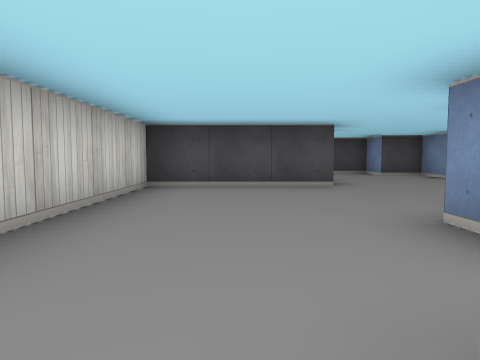
[1] (above)

17 first-person views from a walk through a cub3D ray-caster map. The camera is about half as high as the walls, tilts 4° down and sees 70° across. The floor is counted in squares. Each view is taken from the middle of a square. On the plan, view 1 faces up. The plan holds only what a view shows up to about 9 squares ahead; the rest is blank.

[2]
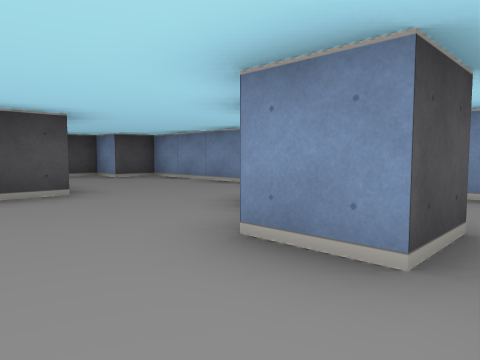

[3]
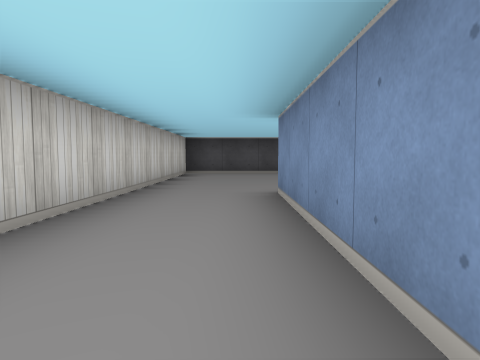

[4]
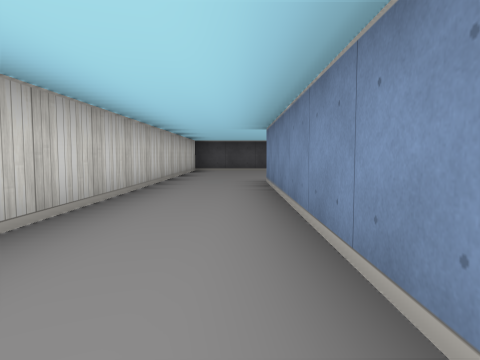

[5]
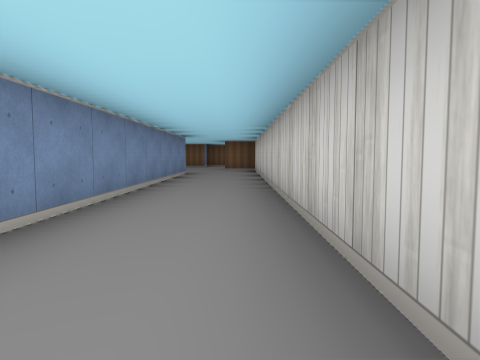

[6]
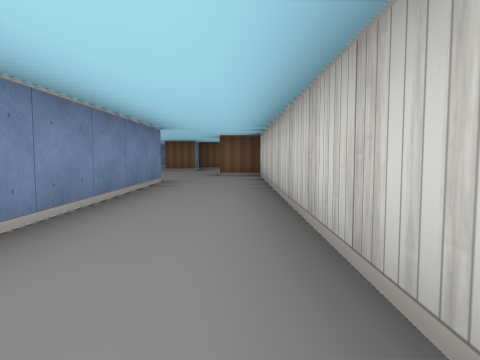

[7]
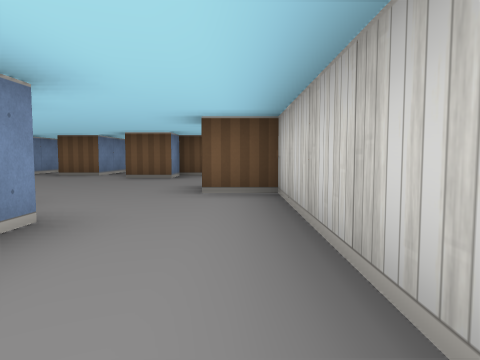

[8]
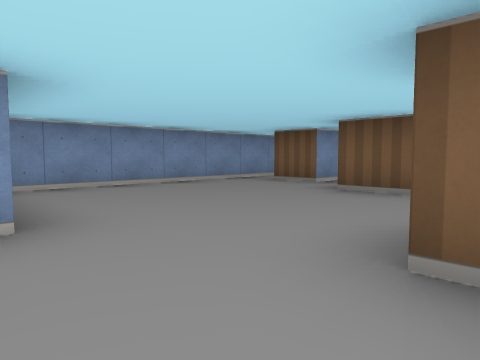

[9]
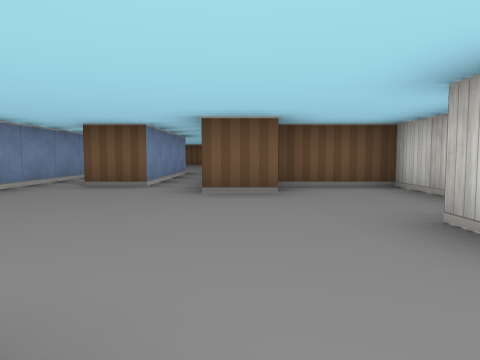

[10]
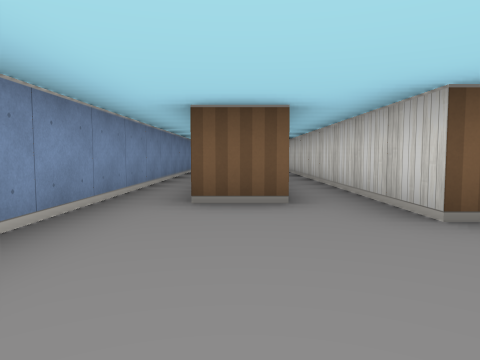

[11]
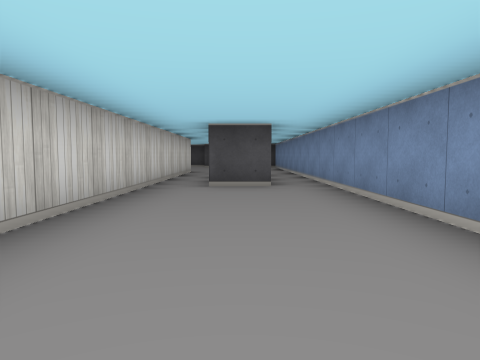

[12]
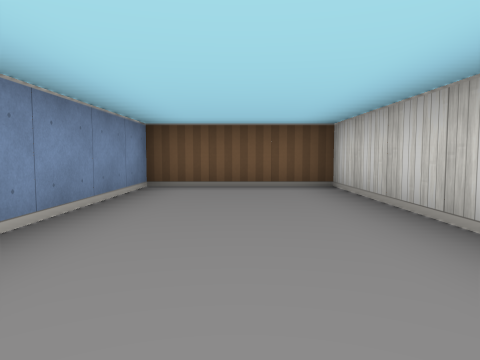

[13]
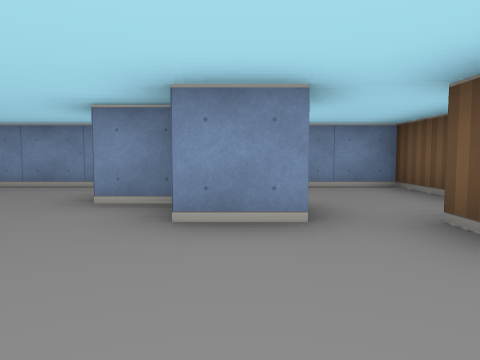

[14]
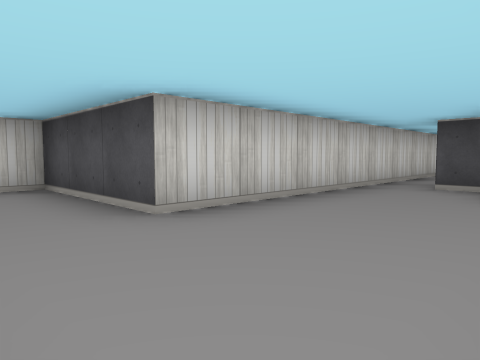

[15]
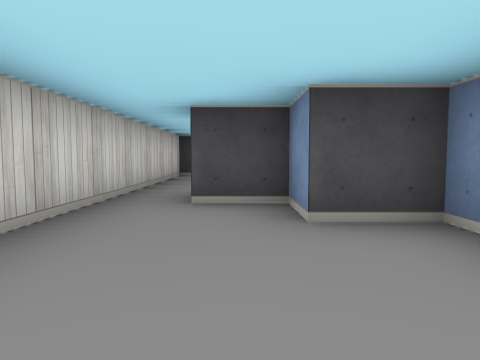

[16]
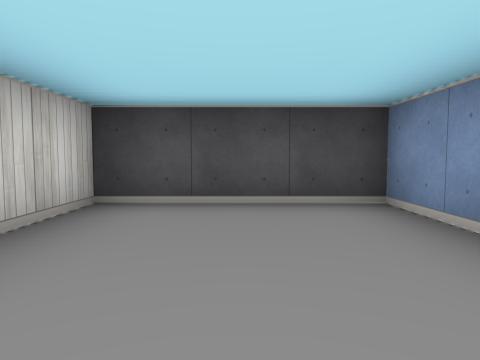

[17]
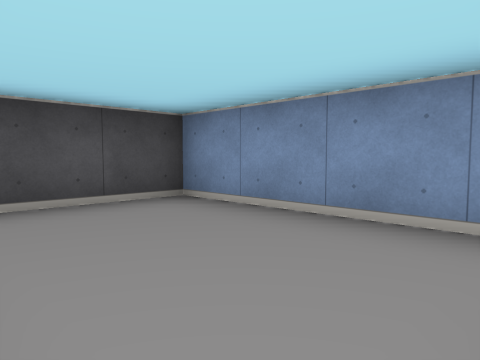

### Floor plan
Ten units are one square. View 1 is at (0, 0); x grows to the right and y downward. Boxes are objects, and circles mark ways between rooms. Rooms are numbered by the first view taken in them; rooms with no view inside come last. Other rooms are left out.
<svg viewBox="-20 -150 70 430">
<path fill="none" stroke="#000" d="M5 115 5 -5M10 -5 15 -5M15 -15 15 -25M-5 140 -5 145M25 -26 25 -35M-15 161 -15 175 5 175 5 165 15 165 15 215M45 -42 45 -85 35 -85M15 -85 15 -55 -15 -55 -15 135 -5 135M25 210 25 175 35 175M35 -95 25 -95M45 215 45 130M36 215 25 215M15 215 15 275 45 275 45 215M45 -114 45 -145 15 -145 15 -85M35 -85 35 -95M26 -15 15 -15M31 5 45 5 45 -20"/>
<circle cx="30" cy="220" r="3" fill="#2a7"/>
<circle cx="20" cy="-95" r="3" fill="#2a7"/>
<circle cx="30" cy="-15" r="3" fill="#2a7"/>
<text x="0" y="60">1</text>
<text x="30" y="240">2</text>
<text x="30" y="-120">3</text>
<text x="30" y="-10">4</text>
</svg>
Room 1 opens to room 2. Room 1 opens to room 3. Room 1 opens to room 4.

Where each view was taken, in squares from view 1:
view 1: 0 up, 0 right, facing up
view 2: 1 up, 0 right, facing up-right
view 3: 4 down, 0 right, facing up
view 4: 6 down, 0 right, facing up
view 5: 2 down, 1 left, facing down
view 6: 5 down, 1 left, facing down
view 7: 9 down, 1 left, facing down
view 8: 12 down, 1 left, facing down-right
view 9: 12 down, 1 right, facing down
view 10: 14 down, 3 right, facing down
view 11: 27 down, 3 right, facing up
view 12: 22 down, 3 right, facing down
view 13: 2 up, 1 left, facing right
view 14: 4 up, 4 right, facing up-left
view 15: 6 up, 3 right, facing up
view 16: 11 up, 3 right, facing up
view 17: 11 up, 2 right, facing up-right
